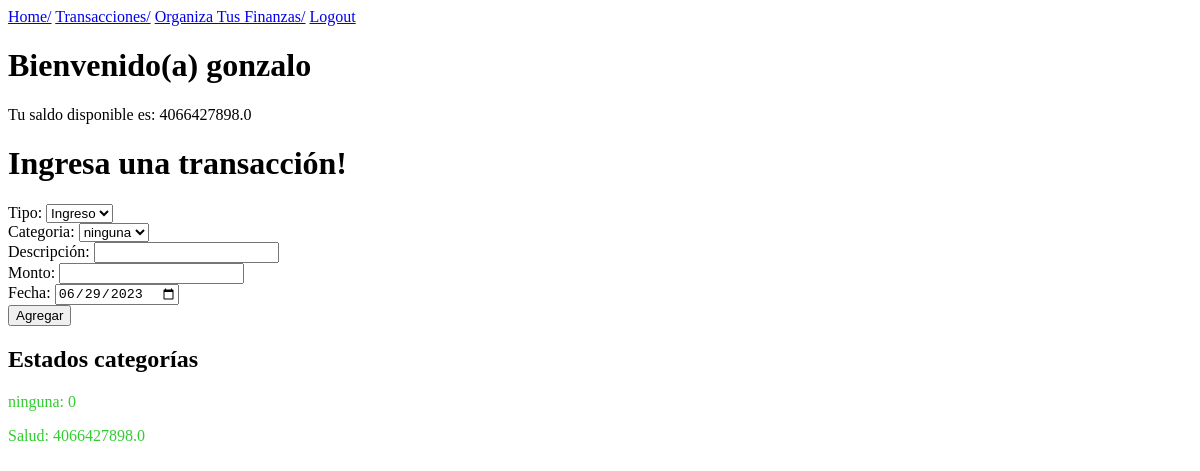
Page / (signed in) on the earlier database version.
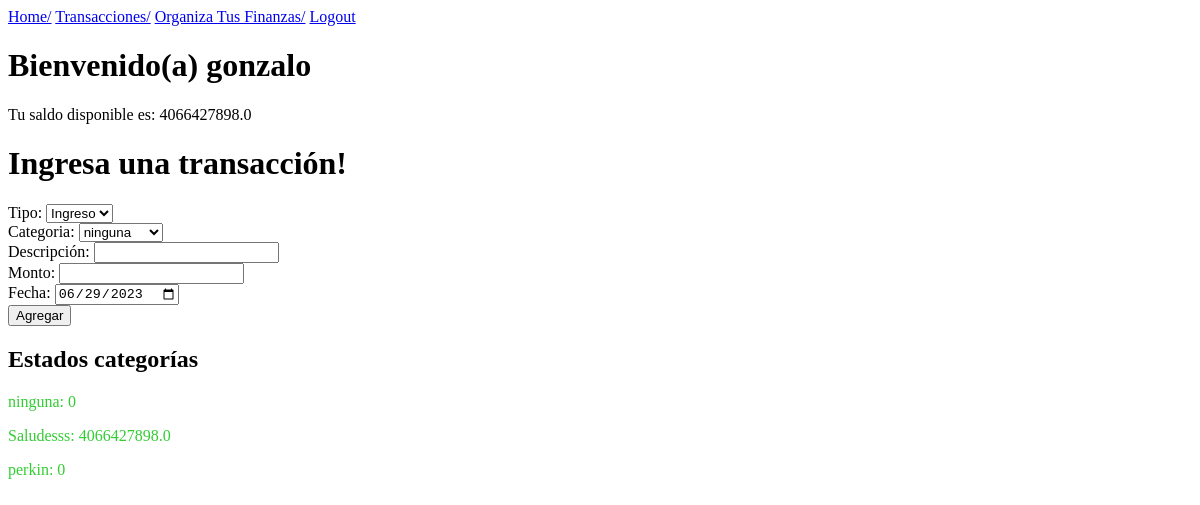
Same page on the later database version.
### finanzapp/models.py (models this page shows)
class User(AbstractUser):
    display_name = models.CharField(max_length=100, blank=True)
    total = models.FloatField(default=0)
    budget = models.FloatField(blank=True, null=True)

class Category(models.Model):
    name = models.CharField(max_length=100)
    budget = models.FloatField(blank=True)
    user = models.ForeignKey(User, on_delete=models.CASCADE, related_name="categories", null=True)

### finanzapp/views.py (the view, shortened to what this page needs)
# urls.py: path('', index, name='index'),
def index(request):
    if request.method == 'GET':
        if request.user.is_authenticated:
            user_id= request.user
            saldo = saldo_disponible(user_id)
            categories = Category.objects.filter(user=user_id)
            budgets = []
            for cat in categories:
                budgets.append(saldo_categoría(user_id, cat))
            print(budgets)
            context = {'saldo': saldo, 'categories': categories, 'today': timezone.now().strftime("%Y-%m-%d"), 'budgets': budgets}
            return render(request, 'index.html', context)
        else:
            return redirect('login')

### finanzapp/views.py (called while the page is built)
def saldo_disponible(user_id):
    depositos = Transaction.objects.filter(user_id=user_id, type='deposit').aggregate(Sum('amount'))['amount__sum'] or 0
    gastos = Transaction.objects.filter(user_id=user_id, type='spend').aggregate(Sum('amount'))['amount__sum'] or 0
    saldo = depositos - gastos
    return saldo

def saldo_categoría(user_id, cat):
    budget = cat.budget
    depositos = Transaction.objects.filter(user_id=user_id, type='deposit', category=cat).aggregate(Sum('amount'))['amount__sum'] or 0
    gastos = Transaction.objects.filter(user_id=user_id, type='spend', category=cat).aggregate(Sum('amount'))['amount__sum'] or 0
    saldo = depositos - gastos
    return {'name': cat.name, 'amount': saldo, 'valid': (saldo >= -budget)}

### finanzapp/templates/index.html (shortened to what this page needs)
{% extends 'base.html' %}
{% block content %}
    <h1>Bienvenido(a) {{ user.display_name }}</h1>
    <p>Tu saldo disponible es: {{ saldo }}</p>
<h1>Ingresa una transacción!</h1>
<form method="post">
    <label for="type">Tipo:</label>
    <select name="type" id="type">
        <option value="deposit">Ingreso</option>
    </select><br>
    {% if categories.count %}
        <label for="category">Categoria:</label>
        <select name="category" id="category">
            {% for cat in categories %}
                <option value="{{ cat.name }}">{{ cat.name }}</option>
            {% endfor %}
        </select><br>
    {% endif %}
    <label for="description">Descripción:</label>
    <input type="text" name="description" required><br>
    <label for="amount">Monto:</label>
    <input type="number" name="amount" required><br>
    <label for="date">Fecha:</label>
    <input type="date" name="date" value="{{ today }}" required><br>
    <input type="submit" value="Agregar">
    <div>
        <h2>Estados categorías</h2>
        {% for budget in budgets %}
            {% if budget.valid %}
                <p style="color:LimeGreen;">{{budget.name}}: {{budget.amount}}</p>
            {% else %}
                <p style="color:red;">{{budget.name}}: {{budget.amount}}</p>
            {% endif %}
        {% endfor %}
    </div>
</form>
{% endblock %}

### finanzapp/templates/base.html (shortened to what this page needs)
<!DOCTYPE html>
<html lang="en">
<head>
</head>
<body>
      {% include 'partials/_navbar.html' %}
    {% block content %} {% endblock %}
</body>
</html>

### finanzapp/templates/partials/_navbar.html
<nav>
    <a href="{% url 'index' %}">Home/</a>
    <a href="{% url 'list' %}">Transacciones/</a>
    <a href="{% url 'organiza_finanzas' %}">Organiza Tus Finanzas/</a>
    <a href="{% url 'logout' %}">Logout</a>
</nav>

Differences in the rows shown:
added Category: name "perkin"
Other differences:
new list line: "Saludesss"
new list line: ": 4066427898.0"
new list line: ": 0"
list line gone: "Salud"
list line gone: ": 4066427898.0"
